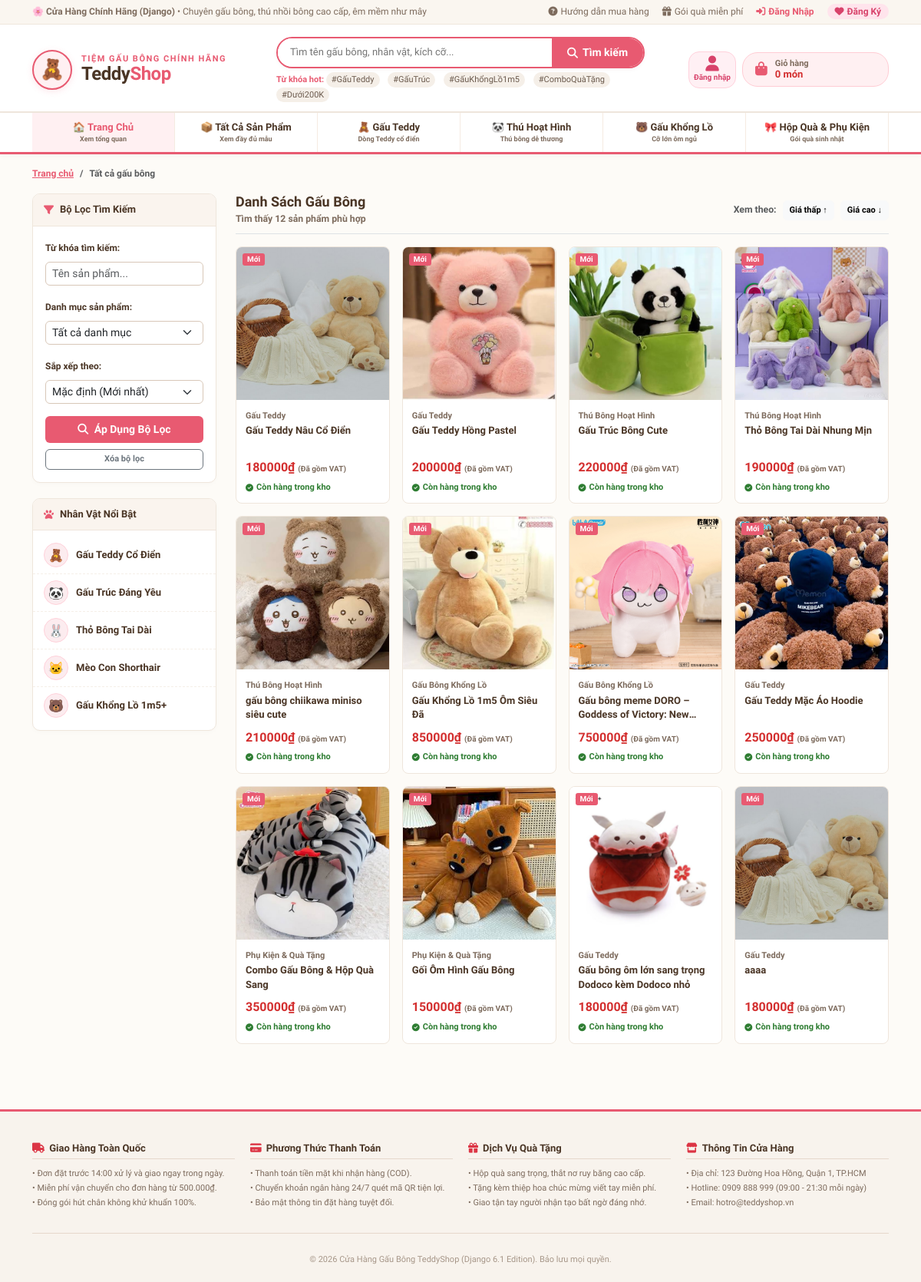
Screenshot of /products/ with the database file from the repository.
### shop/models.py (models this page shows, shortened)
class Product(models.Model):
    productid = models.AutoField(db_column='ProductId', primary_key=True)
    productname = models.CharField(db_column='ProductName', max_length=200)
    category = models.ForeignKey(
        Category, on_delete=models.CASCADE,
        db_column='CategoryId', related_name='products'
    )
    baseprice = models.DecimalField(db_column='BasePrice', max_digits=18, decimal_places=0, default=0)
    imageurl = models.CharField(db_column='ImageUrl', max_length=500, null=True, blank=True)
    material = models.CharField(db_column='Material', max_length=300, null=True, blank=True)
    sizeoptions = models.CharField(db_column='SizeOptions', max_length=200, null=True, blank=True)
    description = models.TextField(db_column='Description', null=True, blank=True)
    stock = models.IntegerField(db_column='Stock', default=0)
    isavailable = models.BooleanField(db_column='IsAvailable', default=True)
    createdat = models.DateTimeField(db_column='CreatedAt', auto_now_add=True)
    class Meta:
        managed = False
        db_table = 'Products'
    def get_image_url(self):
        if self.imageurl:
            return self.imageurl.replace('/Content/images/', '/static/images/')
        return '/static/images/gau-1.jpg'

class Category(models.Model):
    categoryid = models.AutoField(db_column='CategoryId', primary_key=True)
    categoryname = models.CharField(db_column='CategoryName', max_length=100)
    description = models.CharField(db_column='Description', max_length=300, null=True, blank=True)
    class Meta:
        managed = False
        db_table = 'Categories'

### shop/views.py (the view)
# urls.py: path('products/', views.product_list, name='product_list'),
def product_list(request):
    search = request.GET.get('search', '').strip()
    category_id = request.GET.get('category', '')
    sort = request.GET.get('sort', '')
    try:
        products = Product.objects.filter(isavailable=True)
        if search:
            products = products.filter(productname__icontains=search)
        if category_id:
            products = products.filter(category_id=category_id)
        if sort == 'price_asc':
            products = products.order_by('baseprice')
        elif sort == 'price_desc':
            products = products.order_by('-baseprice')
        else:
            products = products.order_by('productid')
        products = list(products)
        categories = list(Category.objects.all())
    except Exception as e:
        products = []
        categories = []
        messages.warning(request, f'Lỗi kết nối database: {e}')
    return render(request, 'shop/product_list.html', {
        'products': products,
        'categories': categories,
        'current_search': search,
        'current_category': category_id,
        'current_sort': sort,
    })

### shop/context_processors.py (called while the page is built)
def cart_count(request):
    cart = request.session.get('cart', {})
    total_items = sum(item.get('quantity', 0) for item in cart.values())
    return {'cart_count': total_items}

### shop/templates/shop/product_list.html (shortened to what this page needs)
{% extends 'shop/base.html' %}
{% load static %}
{% block content %}
<div class="container mt-3">
    <nav aria-label="breadcrumb">
        <ol class="breadcrumb mb-3" style="font-size:12px;font-weight:700;">
            <li class="breadcrumb-item"><a href="{% url 'home' %}" style="color:var(--jp-primary-pink);">Trang chủ</a></li>
            <li class="breadcrumb-item active text-muted">Tất cả gấu bông</li>
        </ol>
    </nav>
    <div class="jp-layout mt-0">
        <aside class="jp-sidebar">
            <div class="jp-side-box">
                <div class="jp-side-head">
                    <i class="fas fa-filter"></i> Bộ Lọc Tìm Kiếm
                </div>
                <div class="p-3">
                    <form method="get" action="{% url 'product_list' %}">
                        <div class="mb-3">
                            <label class="form-label fw-bold" style="font-size:12px;">Từ khóa tìm kiếm:</label>
                            <input type="text" name="search" class="form-control form-control-sm"
                                   placeholder="Tên sản phẩm..." value="{{ current_search }}"
                                   style="border-radius:6px;border:1px solid var(--jp-border-dark);" />
                        </div>
                        <div class="mb-3">
                            <label class="form-label fw-bold" style="font-size:12px;">Danh mục sản phẩm:</label>
                            <select name="category" class="form-select form-select-sm"
                                    style="border-radius:6px;border:1px solid var(--jp-border-dark);">
                                <option value="" {% if not current_category %}selected{% endif %}>Tất cả danh mục</option>
                            </select>
                        </div>
                        <div class="mb-3">
                            <label class="form-label fw-bold" style="font-size:12px;">Sắp xếp theo:</label>
                            <select name="sort" class="form-select form-select-sm"
                                    style="border-radius:6px;border:1px solid var(--jp-border-dark);">
                                <option value="" {% if not current_sort %}selected{% endif %}>Mặc định (Mới nhất)</option>
                            </select>
                        </div>
                        <button type="submit" class="btn btn-sm btn-danger w-100 fw-bold"
                                style="background:var(--jp-primary-pink);border:none;border-radius:6px;padding:7px;">
                            <i class="fas fa-search me-1"></i> Áp Dụng Bộ Lọc
                        </button>
                        <a href="{% url 'product_list' %}" class="btn btn-sm btn-outline-secondary w-100 mt-2 fw-bold"
                           style="border-radius:6px;font-size:11px;">
                            Xóa bộ lọc
                        </a>
                    </form>
                </div>
            </div>
            <div class="jp-side-box">
                <div class="jp-side-head">
                    <i class="fas fa-paw"></i> Nhân Vật Nổi Bật
                </div>
                <div class="jp-side-body">
                    <a href="{% url 'product_list' %}?search=Teddy" class="jp-char-item">
                        <span class="jp-char-icon">🧸</span> Gấu Teddy Cổ Điển
                    </a>
                    <a href="{% url 'product_list' %}?search=Trúc" class="jp-char-item">
                        <span class="jp-char-icon">🐼</span> Gấu Trúc Đáng Yêu
                    </a>
                    <a href="{% url 'product_list' %}?search=Thỏ" class="jp-char-item">
                        <span class="jp-char-icon">🐰</span> Thỏ Bông Tai Dài
                    </a>
                    <a href="{% url 'product_list' %}?search=Mèo" class="jp-char-item">
                        <span class="jp-char-icon">🐱</span> Mèo Con Shorthair
                    </a>
                    <a href="{% url 'product_list' %}?category=3" class="jp-char-item">
                        <span class="jp-char-icon">🐻</span> Gấu Khổng Lồ 1m5+
                    </a>
                </div>
            </div>
        </aside>
        <div class="jp-main-content">
            <div class="d-flex justify-content-between align-items-center mb-3 pb-2 border-bottom">
                <div>
                    <h4 style="font-weight:900;color:var(--jp-brown);margin:0;font-size:18px;">
                        Danh Sách Gấu Bông
                    </h4>
                    <small style="color:var(--jp-brown-sub);font-weight:700;">
                        Tìm thấy <strong>{{ products|length }}</strong> sản phẩm phù hợp
                    </small>
                </div>
                <div class="d-flex gap-2 align-items-center">
                    <span class="small fw-bold text-muted">Xem theo:</span>
                    <a href="{% url 'product_list' %}?search={{ current_search }}&category={{ current_category }}&sort=price_asc"
                       class="btn btn-sm {% if current_sort == 'price_asc' %}btn-danger{% else %}btn-light{% endif %}" style="font-size:11px;font-weight:800;border-radius:6px;">
                        Giá thấp ↑
                    </a>
                    <a href="{% url 'product_list' %}?search={{ current_search }}&category={{ current_category }}&sort=price_desc"
                       class="btn btn-sm {% if current_sort == 'price_desc' %}btn-danger{% else %}btn-light{% endif %}" style="font-size:11px;font-weight:800;border-radius:6px;">
                        Giá cao ↓
                    </a>
                </div>
            </div>
            {% if products %}
                <div class="jp-grid-4">
                    {% for p in products %}
                        <a href="{% url 'product_detail' pk=p.productid %}" class="jp-card">
                            <div class="jp-card-thumb">
                                <div class="jp-tag-stack">
                                    <span class="jp-tag jp-tag-new">Mới</span>
                                </div>
                                <img src="{{ p.get_image_url }}" alt="{{ p.productname }}" />
                            </div>
                            <div class="jp-card-info">
                                <span class="jp-card-cat">{{ p.category.categoryname }}</span>
                                <div class="jp-card-title">{{ p.productname }}</div>
                                <div class="jp-card-price-area">
                                    <span class="jp-card-price">{{ p.baseprice|floatformat:0 }}₫</span>
                                    <span class="jp-card-tax">(Đã gồm VAT)</span>
                                </div>
                                <div class="jp-card-stock">
                                    <i class="fas fa-check-circle" style="font-size:10px;"></i> Còn hàng trong kho
                                </div>
                            </div>
                        </a>
                    {% endfor %}
                </div>
            {% endif %}
        </div>
    </div>
</div>
{% endblock %}

### shop/static/css/site.css (style rules this page uses)
:root { --jp-bg: #FDFBF7; --jp-card-bg: #FFFFFF; --jp-primary-pink: #E85A71; --jp-secondary-pink: #FFF0F2; --jp-accent-red: #D32F2F; --jp-brown: #4A3525; --jp-brown-sub: #7D6B5D; --jp-yellow: #FFF9E6; --jp-yellow-border: #FFE082; --jp-border: #EFE6DC; --jp-border-dark: #D8C7B8; --jp-mint: #E8F5E9; --jp-font-main: 'Zen Maru Gothic', 'Nunito', "Hiragino Kaku Gothic ProN", "Yu Gothic", sans-serif; }
* { box-sizing: border-box; }
body { font-family: var(--jp-font-main); background-color: var(--jp-bg); color: var(--jp-brown); margin: 0; padding: 0; font-size: 14px; line-height: 1.6; }
.jp-layout { display: flex; gap: 25px; margin-top: 25px; }
.jp-sidebar { width: 240px; flex-shrink: 0; }
.jp-main-content { flex: 1; min-width: 0; }
.jp-side-box { background: #FFFFFF; border: 1px solid var(--jp-border); border-radius: 10px; margin-bottom: 20px; overflow: hidden; box-shadow: 0 2px 6px rgba(0,0,0,0.02); }
.jp-side-head { background: #FAF4EE; border-bottom: 1px solid var(--jp-border); padding: 10px 14px; font-size: 13px; font-weight: 900; color: var(--jp-brown); display: flex; align-items: center; gap: 8px; }
.jp-side-head i { color: var(--jp-primary-pink); }
.jp-side-body { padding: 8px 0; }
.jp-char-item { display: flex; align-items: center; gap: 10px; padding: 8px 14px; text-decoration: none; color: var(--jp-brown); font-size: 13px; font-weight: 700; transition: all 0.15s; border-bottom: 1px dashed #F5EFE8; }
.jp-char-item:last-child { border-bottom: none; }
.jp-char-icon { width: 32px; height: 32px; border-radius: 50%; background: #FCECEF; display: flex; align-items: center; justify-content: center; font-size: 16px; border: 1px solid #FFD1DA; }
.jp-grid-4 { display: grid; grid-template-columns: repeat(4, 1fr); gap: 16px; margin-bottom: 35px; }
.jp-card { background: #FFFFFF; border: 1px solid var(--jp-border); border-radius: 8px; overflow: hidden; display: flex; flex-direction: column; text-decoration: none; color: var(--jp-brown); transition: all 0.2s ease; position: relative; }
.jp-card-thumb { position: relative; width: 100%; padding-top: 100%; background: #FAF7F2; overflow: hidden; }
.jp-card-thumb img { position: absolute; top: 0; left: 0; width: 100%; height: 100%; object-fit: cover; transition: transform 0.3s ease; }
.jp-tag-stack { position: absolute; top: 8px; left: 8px; display: flex; flex-direction: column; gap: 4px; z-index: 2; }
.jp-tag { font-size: 10px; font-weight: 900; padding: 2px 6px; border-radius: 3px; line-height: 1.2; color: #FFFFFF; }
.jp-tag-new { background: #E85A71; }
.jp-card-info { padding: 12px; flex: 1; display: flex; flex-direction: column; }
.jp-card-cat { font-size: 11px; color: var(--jp-brown-sub); font-weight: 700; margin-bottom: 2px; }
.jp-card-title { font-size: 13px; font-weight: 800; color: var(--jp-brown); margin-bottom: 8px; line-height: 1.4; display: -webkit-box; -webkit-line-clamp: 2; -webkit-box-orient: vertical; overflow: hidden; height: 36px; }
.jp-card-price-area { margin-top: auto; display: flex; align-items: baseline; gap: 4px; }
.jp-card-price { font-size: 16px; font-weight: 900; color: var(--jp-accent-red); }
.jp-card-tax { font-size: 10px; color: var(--jp-brown-sub); font-weight: 700; }
.jp-card-stock { font-size: 11px; color: #2E7D32; font-weight: 700; margin-top: 4px; display: flex; align-items: center; gap: 4px; }

### rows the page displays
Product: get_image_url (picture), category.categoryname "Gấu Teddy", productname "Gấu Teddy Nâu Cổ Điển", baseprice "180000"
Product: get_image_url (picture), category.categoryname "Gấu Teddy", productname "Gấu Teddy Hồng Pastel", baseprice "200000"
Product: get_image_url (picture), category.categoryname "Thú Bông Hoạt Hình", productname "Gấu Trúc Bông Cute", baseprice "220000"
Product: get_image_url (picture), category.categoryname "Thú Bông Hoạt Hình", productname "Thỏ Bông Tai Dài Nhung Mịn", baseprice "190000"
Product: get_image_url (picture), category.categoryname "Thú Bông Hoạt Hình", productname "gấu bông chiikawa miniso siêu cute", baseprice "210000"
Product: get_image_url (picture), category.categoryname "Gấu Bông Khổng Lồ", productname "Gấu Khổng Lồ 1m5 Ôm Siêu Đã", baseprice "850000"
Product: get_image_url (picture), category.categoryname "Gấu Bông Khổng Lồ", productname "Gấu bông meme DORO – Goddess of Victory:…", baseprice "750000"
Product: get_image_url (picture), category.categoryname "Gấu Teddy", productname "Gấu Teddy Mặc Áo Hoodie", baseprice "250000"
Product: get_image_url (picture), category.categoryname "Phụ Kiện & Quà Tặng", productname "Combo Gấu Bông & Hộp Quà Sang", baseprice "350000"
Product: get_image_url (picture), category.categoryname "Phụ Kiện & Quà Tặng", productname "Gối Ôm Hình Gấu Bông", baseprice "150000"
Product: get_image_url (picture), category.categoryname "Gấu Teddy", productname "Gấu bông ôm lớn sang trọng Dodoco kèm Dodoco nhỏ", baseprice "180000"
Product: get_image_url (picture), category.categoryname "Gấu Teddy", productname "aaaa", baseprice "180000"

### other values shown
{{ products|length }} "12"
